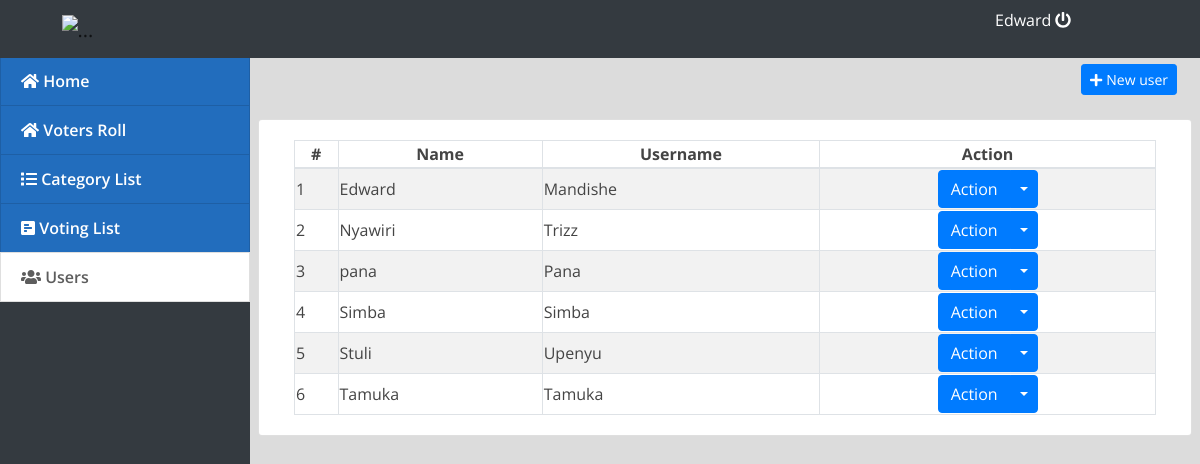
/index.php?page=users (signed in), run on the app's committed database.
### tables this page shows
CREATE TABLE `users` (
  `id` varchar(30) NOT NULL,
  `name` varchar(200) NOT NULL,
  `username` varchar(100) NOT NULL,
  `password` varchar(200) NOT NULL,
  `type` tinyint(1) NOT NULL DEFAULT 2 COMMENT '1+admin , 2 = users',
  `email` varchar(225) NOT NULL,
  `otp` varchar(6) DEFAULT NULL,
  `otp_expiry` datetime NOT NULL,
  `password_changed` tinyint(1) DEFAULT NULL
);

### users.php (the view, shortened to what this page needs)
<div class="container-fluid">
	<div class="row">
	<div class="col-lg-12">
			<button class="btn btn-primary float-right btn-sm" id="new_user"><i class="fa fa-plus"></i> New user</button>
	</div>
	</div>
	<br>
	<div class="row">
		<div class="card col-lg-12">
			<div class="card-body">
				<table class="table-striped table-bordered col-md-12">
			<thead>
				<tr>
					<th class="text-center">#</th>
					<th class="text-center">Name</th>
					<th class="text-center">Username</th>
					<th class="text-center">Action</th>
				</tr>
			</thead>
			<tbody>
				<?php
 					include 'db_connect.php';
 					$users = $conn->query("SELECT * FROM users order by name asc");
 					$i = 1;
 					while($row= $users->fetch_assoc()):
				 ?>
				 <tr>
				 	<td>
				 		<?php echo $i++ ?>
				 	</td>
				 	<td>
				 		<?php echo $row['name'] ?>
				 	</td>
				 	<td>
				 		<?php echo $row['username'] ?>
				 	</td>
				 	<td>
				 		<center>
								<div class="btn-group">
								  <button type="button" class="btn btn-primary">Action</button>
								  <button type="button" class="btn btn-primary dropdown-toggle dropdown-toggle-split" data-toggle="dropdown" aria-haspopup="true" aria-expanded="false">
								  </button>
								</div>
								</center>
				 	</td>
				 </tr>
				<?php endwhile; ?>
			</tbody>
		</table>
			</div>
		</div>
	</div>
</div>

### assets/css/style.css (style rules this page uses)
body { font-family: "Open Sans", sans-serif; color: #444444; width: 100%; height: calc(100%); }

### index.php (style rules this page uses)
body { background: #80808045; }

### data on the page
users: name "Edward", username "Mandishe"
users: name "Nyawiri", username "Trizz"
users: name "pana", username "Pana"
users: name "Simba", username "Simba"
users: name "Stuli", username "Upenyu"
users: name "Tamuka", username "Tamuka"

### other printed values
$_SESSION['login_name'] "Edward"
